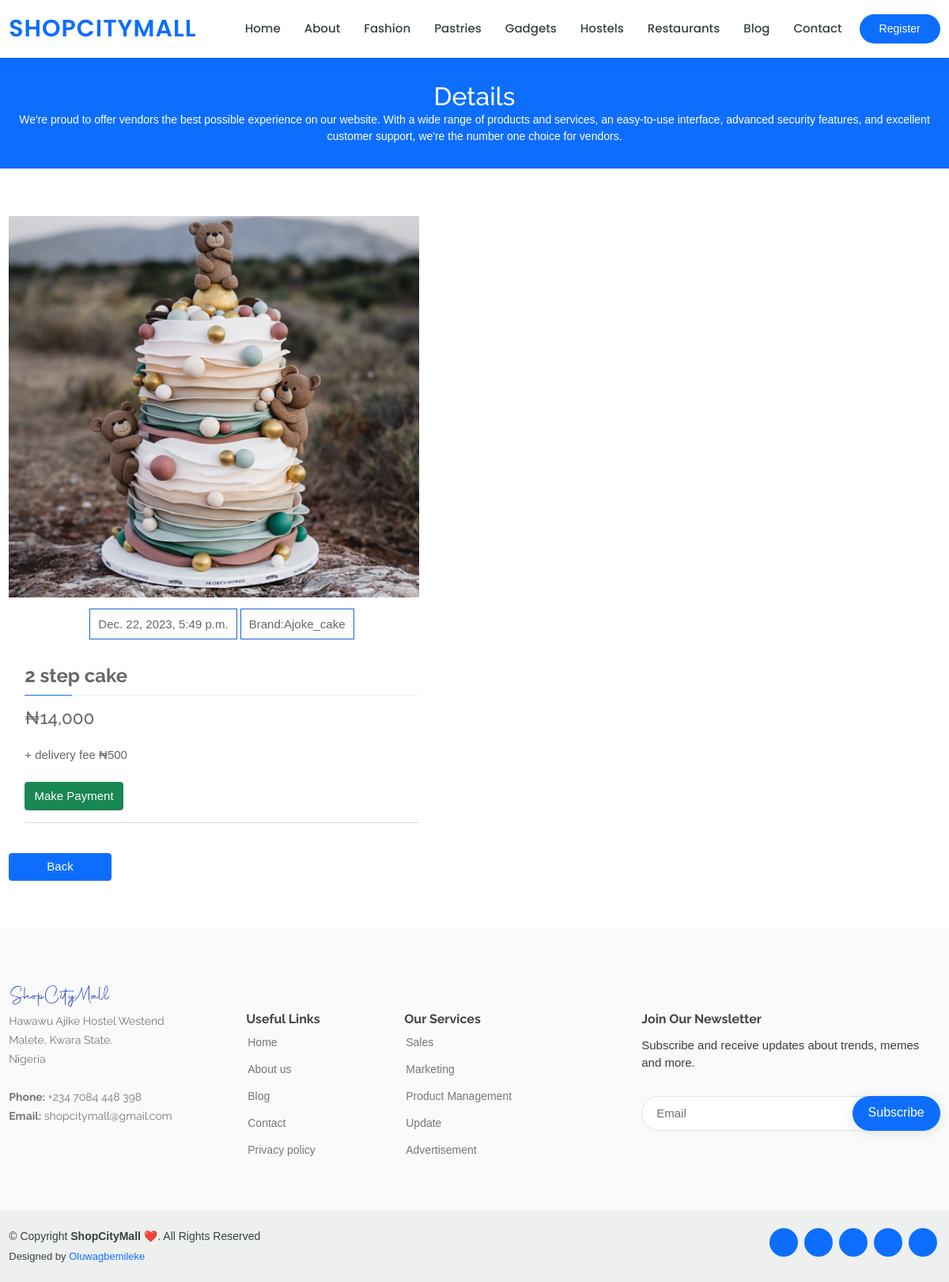
The page /pages/pastries_detail/1/ on the database its author committed.
### frontend/models.py (models this page shows, shortened)
class Pastries(models.Model):
    image = models.ImageField(blank=True, verbose_name='Image', null=True, upload_to='uploads/' )
    detail = models.TextField(max_length=500, verbose_name='Package Details')
    vendor_brand = models.CharField(max_length=100, verbose_name='Brand')
    price = models.CharField(max_length=20, verbose_name='Price')
    delivery_fee = models.CharField(max_length=20, verbose_name='Delivery Fee')
    date = models.DateTimeField(auto_now_add=True)
    user = models.ForeignKey(NewUser, on_delete=models.CASCADE)
    class Meta():
        verbose_name_plural = 'Pastries'

### frontend/views.py (the view)
# urls.py: path('pastries_detail/<int:cake_id>/', views.cake_details, name='cake_details'),
def cake_details(request, cake_id):
    cake_detail =Pastries.objects.get(id=cake_id)
    if request.method == 'POST':
        subscribe_form = SubscribeForm(request.POST)
        if subscribe_form.is_valid():
            subscribe_form = subscribe_form.save(commit=False)
            subscribe_form.user = request.user
            subscribe_form.save()
            messages.success(request, 'Add successfully.')
            return redirect('frontend:wears')
    else:
        subscribe_form = SubscribeForm()
    return render(request, 'frontend/cake_details.html', {'det':cake_detail, 'subscribe_form':subscribe_form})

### backend/forms.py
class SubscribeForm(forms.ModelForm):
    email = forms.EmailField(label='', widget=forms.EmailInput(
        attrs={'class': 'form-control', 'placeholder': 'Email'}))
    class Meta:
        model = SubscribeModel
        fields = ['email']

### templates/frontend/cake_details.html (shortened to what this page needs)
{% extends 'frontend/base.html' %}
{% load static %}
{% block content %}
    <div class="breadcrumbs" data-aos="fade-in">
      <div class="container">
        <h2>Details</h2>
        <p>We're proud to offer vendors the best possible experience on our website. With a wide range of products and services, an easy-to-use interface, advanced security features, and excellent customer support, we're the number one choice for vendors. </p>
      </div>
    </div>
    <section id="course-details" class="course-details">
      <div class="container" data-aos="">
        <div class="row">
          {% if det %}
          <div class="col-lg-8">
            <div>
              <img src="{{ det.image.url }}" class="img-responsive col-lg-8 col-sm-12 pb-4" >
            </div>
            <div class="col-lg-8 col-sm-12" style="padding-left: 20px;">
              <div  style="padding-bottom: 10px; text-align: center;">
                <span style="border:solid 1px #1965d8; padding: 10px;">{{ det.date}}</span>
                <span style="border:solid 1px #1965d8; padding: 10px;">Brand:{{ det.vendor_brand }}</span>
              </div>
              <h3 >{{ det.detail }}</h3>
              <h4>
              &#8358;{{ det.price }}
              </h4>
              <p class="pt-4">
                + delivery fee &#8358;{{ det.delivery_fee }}
              </p>
              <button type="submit" class="col-4 col-lg-3 mt-4 btn btn-success me-2 col-md-3 col-lg-2"><a href="{% url 'payments:initiate_payment'%}" style="color:#fff; border-radius:15px;">Make Payment</a></button>
              <hr>
            </div>
            <button type="submit" class="col-3 col-lg-2 mt-4 btn btn-primary me-2 col-md-3 col-lg-2"><a href="{% url 'frontend:cakes'%}" style="color:#fff;">Back</a></button>
          </div>
          {% endif %}
        </div>
      </div>
    </section>
{% endblock %}

### static/frontend/assets/css/style.css (style rules this page uses)
body { font-family: "Open Sans", sans-serif; color: #444444; }
a { color: #0d6efd; text-decoration: none; }
h1, h2, h3, h4, h5, h6 { font-family: "Raleway", sans-serif; }
section { padding: 60px 0; overflow: hidden; }
.breadcrumbs { margin-top: 73px; text-align: center; background: #0d6efd; padding: 30px 0; color: #fff; }
.breadcrumbs h2 { font-size: 32px; font-weight: 500; }
.breadcrumbs p { font-size: 14px; margin-bottom: 0; }
.course-details h3 { font-size: 24px; margin: 30px 0 15px 0; font-weight: 700; position: relative; padding-bottom: 10px; }
.course-details h3:before { content: ""; position: absolute; display: block; width: 100%; height: 1px; background: #eef0ef; bottom: 0; left: 0; }
.course-details h3:after { content: ""; position: absolute; display: block; width: 60px; height: 1px; background: #0d6efd; bottom: 0; left: 0; }
#footer .footer-newsletter form input[type=email] { border: 0; padding: 4px 8px; width: calc(100% - 100px); }

### static/frontend/assets/css/main.css (style rules this page uses)
.container { max-width: 1380px; }
@media (max-width: 1600px) { .container { max-width: 1200px; } }

### rows shown on the page
Pastries: image (picture), date "Dec. 22, 2023, 5:49 p.m.", vendor_brand "Ajoke_cake", detail "2 step cake", price "14,000", delivery_fee "500"
